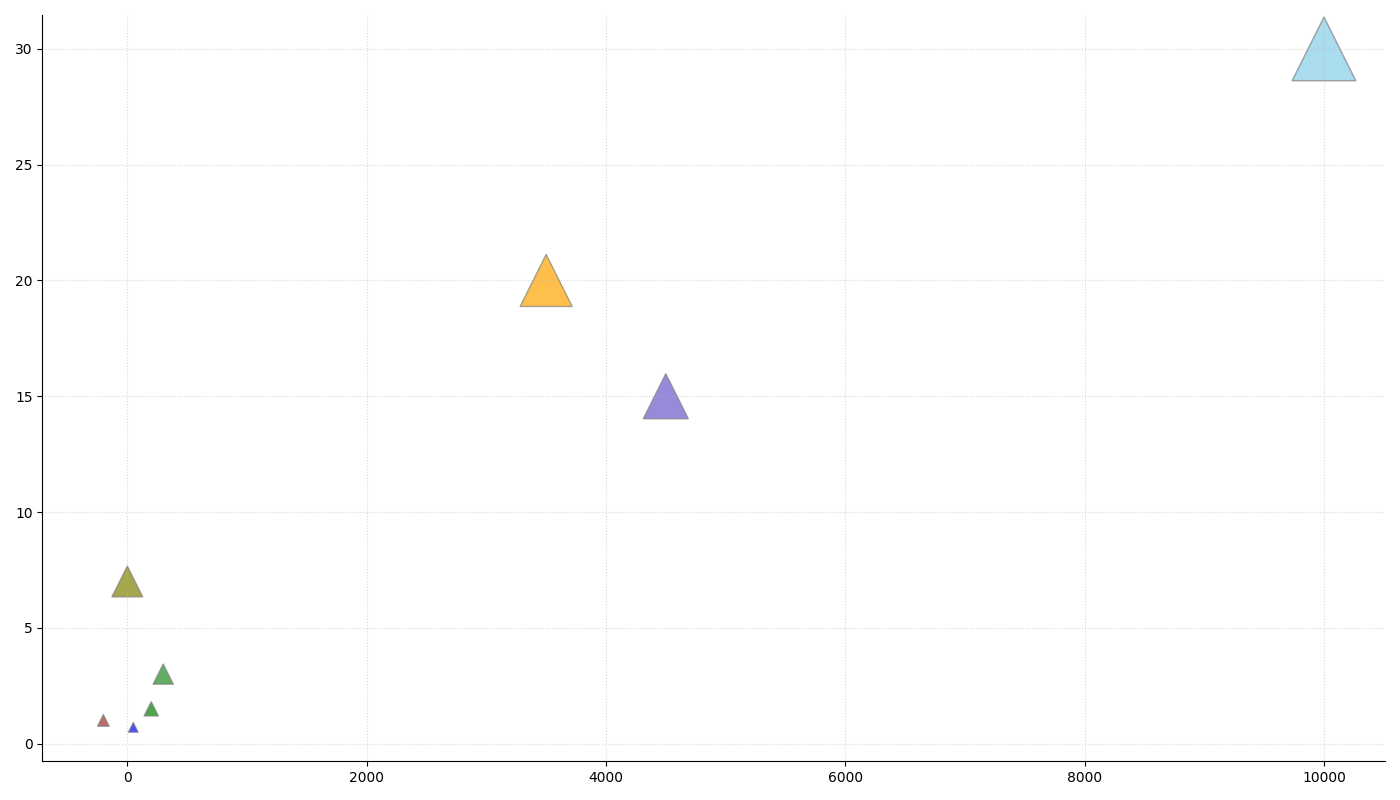

Reproduce this figure in Python.
import matplotlib.pyplot as plt
import numpy as np

species = np.array([
    "Sky Whales", "Mountain Dragons", "Valley Elves", 
    "Forest Trolls", "River Sprites",
    "Ice Wyrms", "Cave Goblins", "Swamp Beasts"
])

avg_altitudes = np.array([10000, 3500, 200, 300, 50, 4500, -200, 0])
avg_sizes = np.array([30, 20, 1.5, 3, 0.7, 15, 1, 7])
colors = ['skyblue', 'orange', 'green', 'forestgreen', 'blue', 'slateblue', 'brown', 'olive']

plt.figure(figsize=(14, 8))

plt.scatter(avg_altitudes, avg_sizes, s=avg_sizes * 70, c=colors, alpha=0.7, marker='^', edgecolor='grey')

plt.gca().spines['top'].set_visible(False)
plt.gca().spines['right'].set_visible(False)

plt.grid(True, linestyle=':', linewidth=0.8, alpha=0.5)
plt.tight_layout()

plt.show()
